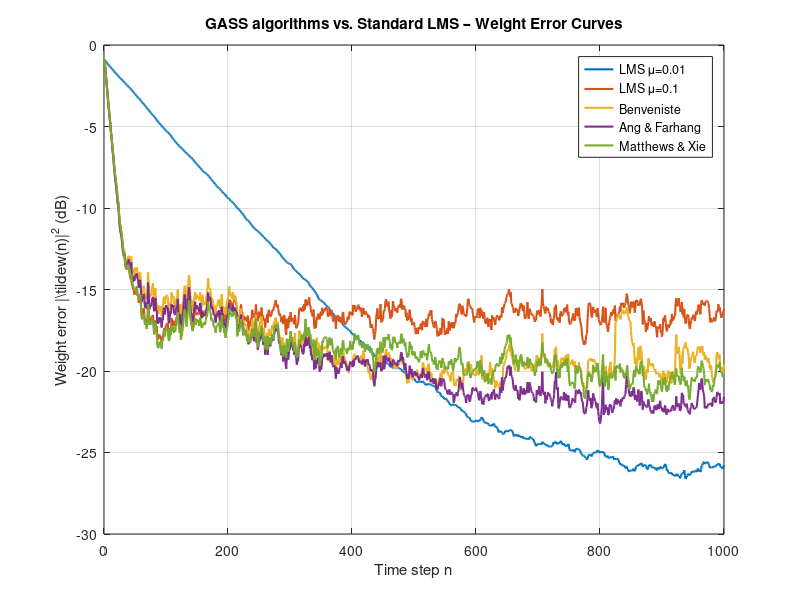
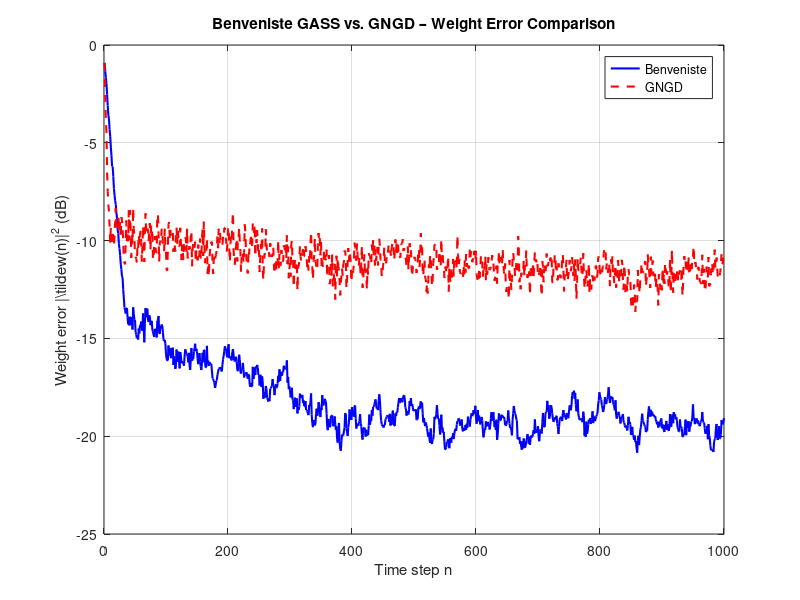

MATLAB code for these plots, in order:
%% ASPMI Part 2.2 – Adaptive Step Sizes

clc; clear; close all;

%% System parameters – MA(1) process

% x(n) = 0.9*eta(n-1) + eta(n),   eta ~ N(0, 0.5)
w_true   = 0.9;          % True MA(1) coefficient
sigma2_v = 0.5;          % Noise variance
N        = 1000;         % Samples per realization
L        = 100;          % Number of independent realizations

%% (a) GASS algorithms and standard LMS – weight error curves

rho_gass = 0.005;  
alpha_af  = 0.9;  
mu_fixed  = [0.01, 0.1];   

nAlg = 5;
wtilde_sum = zeros(nAlg, N); 

for l = 1:L
    % Generate noise eta and delayed version
    eta = sqrt(sigma2_v) * randn(1, N+1);
    u = eta(1:N);       % input: eta(n-1)  (one-sample delayed noise)
    d = w_true * u + eta(2:N+1);  % desired: x(n)

    % --- Standard LMS with mu = 0.01 ---
    w = 0; 
    for n = 1:N
        e = d(n) - w * u(n);
        wtilde_sum(1, n) = wtilde_sum(1, n) + (w_true - w)^2;
        w = w + mu_fixed(1) * e * u(n);
    end

    % --- Standard LMS with mu = 0.1 ---
    w = 0;
    for n = 1:N
        e = d(n) - w * u(n);
        wtilde_sum(2, n) = wtilde_sum(2, n) + (w_true - w)^2;
        w = w + mu_fixed(2) * e * u(n);
    end

    % --- Benveniste GASS ---
    % psi(n) = [I - mu(n-1)*u(n-1)*u(n-1)'] * psi(n-1) + e(n-1)*u(n-1)
    % mu(n+1) = mu(n) + rho * e(n) * u(n)' * psi(n)
    w = 0; mu = 0.1; psi = 0; e_prev = 0; u_prev = 0; mu_prev = mu;
    for n = 1:N
        e  = d(n) - w * u(n);
        wtilde_sum(3, n) = wtilde_sum(3, n) + (w_true - w)^2;
        % Update psi (scalar version for 1-tap filter)
        psi = (1 - mu_prev * u_prev^2) * psi + e_prev * u_prev;
        % Update mu (clamp to positive to keep stability)
        mu_new = mu + rho_gass * e * u(n) * psi;
        mu_new = max(1e-6, mu_new);
        % Update weight
        w = w + mu * e * u(n);
        % Shift state
        mu_prev = mu; mu = mu_new;
        u_prev = u(n); e_prev = e;
    end

    % --- Ang & Farhang GASS ---
    % psi(n) = alpha * psi(n-1) + e(n-1) * u(n-1)
    w = 0; mu = 0.1; psi = 0; e_prev = 0; u_prev = 0;
    for n = 1:N
        e  = d(n) - w * u(n);
        wtilde_sum(4, n) = wtilde_sum(4, n) + (w_true - w)^2;
        % Update psi
        psi = alpha_af * psi + e_prev * u_prev;
        % Update mu
        mu_new = mu + rho_gass * e * u(n) * psi;
        mu_new = max(1e-6, mu_new);
        % Update weight
        w = w + mu * e * u(n);
        mu = mu_new;
        u_prev = u(n); e_prev = e;
    end

    % --- Matthews & Xie GASS ---
    % psi(n) = e(n-1) * u(n-1)  (no memory)
    w = 0; mu = 0.1; e_prev = 0; u_prev = 0;
    for n = 1:N
        e  = d(n) - w * u(n);
        wtilde_sum(5, n) = wtilde_sum(5, n) + (w_true - w)^2;
        % Update psi (instantaneous)
        psi = e_prev * u_prev;
        % Update mu
        mu_new = mu + rho_gass * e * u(n) * psi;
        mu_new = max(1e-6, mu_new);
        % Update weight
        w = w + mu * e * u(n);
        mu = mu_new;
        u_prev = u(n); e_prev = e;
    end
end

% Average over realizations
wtilde_avg = wtilde_sum / L;

% Plot weight error curves
alg_names = {'LMS \mu=0.01', 'LMS \mu=0.1', 'Benveniste', 'Ang & Farhang', 'Matthews & Xie'};
colors     = lines(nAlg);

figure;
for k = 1:nAlg
    plot(1:N, 10*log10(wtilde_avg(k,:) + eps), 'Color', colors(k,:), 'LineWidth', 1.5);
    hold on;
end
xlabel('Time step n');
ylabel('Weight error |\tilde{w}(n)|^2 (dB)');
title('GASS algorithms vs. Standard LMS – Weight Error Curves');
legend(alg_names, 'Location', 'best');
grid on;

%% (c) GNGD algorithm and comparison with Benveniste

rho_gngd  = 0.05;     % GNGD meta learning rate
beta_gngd = 1;        % Fixed normalised step size for GNGD
eps0      = 1;        % Initial regularisation

wtilde_benv = zeros(1, N);
wtilde_gngd = zeros(1, N);

for l = 1:L
    eta = sqrt(sigma2_v) * randn(1, N+1);
    u   = eta(1:N);
    d   = w_true * u + eta(2:N+1);

    % --- Benveniste (repeated from part a for direct comparison) ---
    w = 0; mu_b = 0.1; psi = 0; e_prev = 0; u_prev = 0; mu_prev = mu_b;
    for n = 1:N
        e = d(n) - w * u(n);
        wtilde_benv(n) = wtilde_benv(n) + (w_true - w)^2;
        psi    = (1 - mu_prev * u_prev^2) * psi + e_prev * u_prev;
        mu_new = max(1e-6, mu_b + rho_gass * e * u(n) * psi);
        w      = w + mu_b * e * u(n);
        mu_prev = mu_b; mu_b = mu_new;
        u_prev = u(n); e_prev = e;
    end

    % --- GNGD ---
    w = 0; eps_n = eps0; eps_prev = eps0; e_prev = 0; u_prev = 0;
    for n = 1:N
        e = d(n) - w * u(n);
        wtilde_gngd(n) = wtilde_gngd(n) + (w_true - w)^2;
        % Update epsilon (add small floor to avoid division by zero)
        denom  = (eps_prev + u_prev^2)^2;
        eps_new = eps_n - rho_gngd * beta_gngd * (e * e_prev * u(n) * u_prev) / (denom + 1e-10);
        eps_new = max(1e-6, eps_new);   % Keep epsilon non-negative
        % NLMS-style weight update
        w = w + beta_gngd / (eps_n + u(n)^2) * e * u(n);
        % Shift state
        eps_prev = eps_n; eps_n = eps_new;
        u_prev = u(n); e_prev = e;
    end
end

wtilde_benv = wtilde_benv / L;
wtilde_gngd = wtilde_gngd / L;

figure;
plot(1:N, 10*log10(wtilde_benv + eps), 'b', 'LineWidth', 1.5); hold on;
plot(1:N, 10*log10(wtilde_gngd + eps), 'r--', 'LineWidth', 1.5);
xlabel('Time step n');
ylabel('Weight error |\tilde{w}(n)|^2 (dB)');
title('Benveniste GASS vs. GNGD – Weight Error Comparison');
legend({'Benveniste', 'GNGD'}, 'Location', 'best');
grid on;
